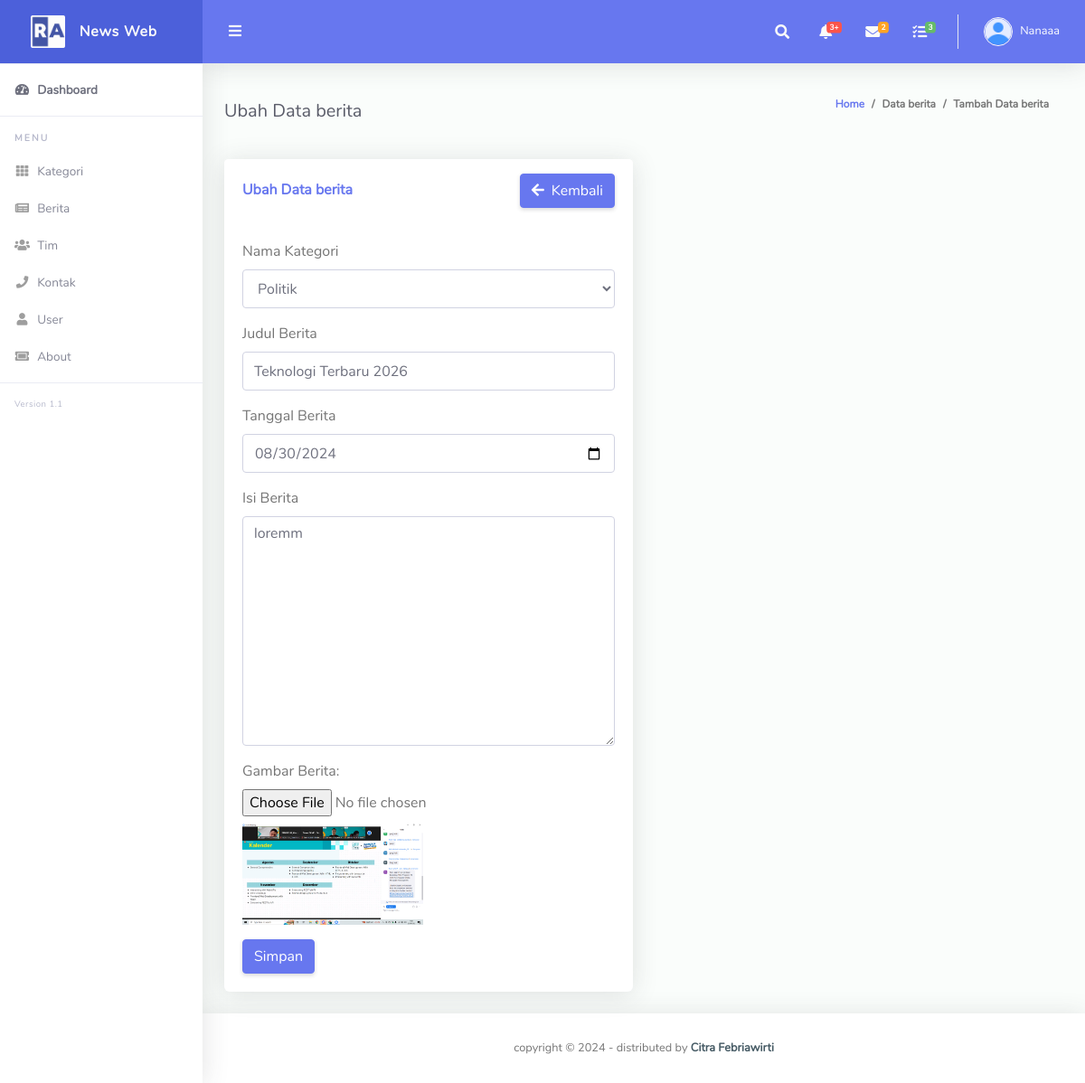
/admin/?page=berita/ubah&id_berita=31 (signed in), run on the app's committed database.
### tables this page shows
CREATE TABLE `berita` (
  `id_berita` int(11) NOT NULL,
  `id_kategori` int(11) DEFAULT NULL,
  `judul_berita` varchar(255) NOT NULL,
  `isi_berita` text NOT NULL,
  `gambar_berita` varchar(255) DEFAULT NULL,
  `tgl_berita` date NOT NULL
);

CREATE TABLE `kategori` (
  `id_kategori` int(11) NOT NULL,
  `nama_kategori` varchar(50) NOT NULL
);

### admin/index.php (called while the page is built, shortened)
<?php
include "layout/header.php";
include "content.php";
include "layout/footer.php";
?>

### admin/berita/ubah.php (the view, shortened to what this page needs)
<?php
$id_berita = $_GET['id_berita'];
$ubah = mysqli_query($koneksi, "SELECT * FROM berita WHERE id_berita='$id_berita'");
$data = mysqli_fetch_array($ubah);
?>
<div class="container-fluid" id="container-wrapper">
    <div class="d-sm-flex align-items-center justify-content-between mb-4">
        <h5 class=" mb-0 text-gray-800">Ubah Data berita</h5>
        <ol class="breadcrumb">
            <li class="breadcrumb-item"><a href="./">Home</a></li>
            <li class="breadcrumb-item">Data berita</li>
            <li class="breadcrumb-item active" aria-current="page">Tambah Data berita</li>
        </ol>
    </div>
    <div class="row">
        <div class="col-lg-6">
            <div class="card mb-4">
                <div class="card-header py-3 d-flex flex-row align-items-center justify-content-between">
                    <h6 class="m-0 font-weight-bold text-primary">Ubah Data berita</h6>
                    <a href="?page=berita/index" class="btn btn-primary"><i
                            class="fas fa-arrow-left mr-2"></i>Kembali</a>
                </div>
                <div class="card-body">
                    <form method="POST" action="berita/proses_ubah.php" enctype="multipart/form-data">
                        <div class="box-body">
                            <div class="form-group">
                                <label for="id_kategori">Nama Kategori</label>
                                <select name="id_kategori" id="id_kategori" class="form-control" required>
                                    <?php
                                $kategoriData = $koneksi->query("SELECT * FROM kategori");
                                while ($kategori = $kategoriData->fetch_assoc()) {
                                ?>
                                    <option value="<?= $kategori['id_kategori'] ?>"
                                        <?= $kategori['id_kategori'] == $data['id_kategori'] ? 'selected' : '' ?>>
                                        <?= $kategori['nama_kategori'] ?>
                                    </option>
                                    <?php } ?>
                                </select>
                            </div>
                            <div class="form-group">
                                <label for="judul_berita">Judul Berita</label>
                                <input type="text" name="judul_berita" id="judul_berita" class="form-control"
                                    placeholder="Judul Berita" value="<?= $data['judul_berita']; ?>" required>
                            </div>
                            <div class="form-group">
                                <label for="tanggal_berita">Tanggal Berita</label>
                                <input type="date" name="tgl_berita" id="tgl_berita" class="form-control"
                                    placeholder="Tanggal Berita" value="<?= $data['tgl_berita']; ?>" required>
                            </div>
                            <div class="form-group">
                                <label for="isi_berita">Isi Berita</label>
                                <textarea name="isi_berita" class="form-control" cols="100"
                                    rows="10"><?= $data['isi_berita'] ?></textarea>
                            </div>
                            <div class="form-group">
                                <label for="gambar_berita">Gambar Berita:</label>
                                <input type="file" name="gambar_berita" id="gambar_berita" class="form-control-file">
                                <?php if ($data['gambar_berita']): ?>
                                <img src="berita/uploads/<?= $data['gambar_berita']?>" alt="Foto Lama"
                                    class="img-fluid mt-2" style="max-width: 200px;">
                                <?php endif; ?>
                            </div>
                            <div class="box-footer">
                                <button type="submit" class="btn btn-primary" title="Simpan Data">
                                    Simpan
                                </button>
                            </div>
                        </div>
                    </form>
                </div>
            </div>
        </div>
    </div>
</div>

### data on the page
berita: id_kategori "Politik", judul_berita "Teknologi Terbaru 2026", tgl_berita "08/30/2024", isi_berita "loremm", gambar_berita (picture)

### other printed values
$_SESSION['nama_lengkap'] "Nanaaa"
